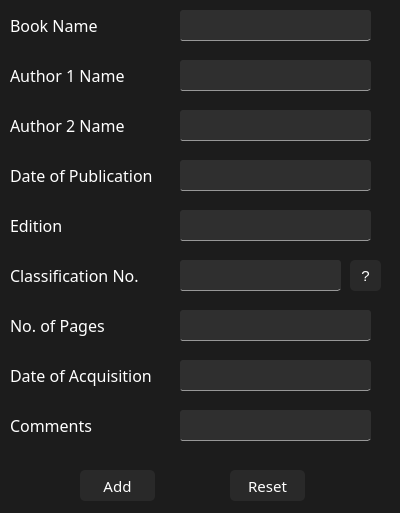
<?xml version="1.0" encoding="UTF-8"?>
<ui version="4.0">
 <class>AddBook</class>
 <widget class="QDialog" name="AddBook">
  <property name="windowModality">
   <enum>Qt::WindowModal</enum>
  </property>
  <property name="geometry">
   <rect>
    <x>0</x>
    <y>0</y>
    <width>400</width>
    <height>513</height>
   </rect>
  </property>
  <property name="sizePolicy">
   <sizepolicy hsizetype="Preferred" vsizetype="Preferred">
    <horstretch>0</horstretch>
    <verstretch>0</verstretch>
   </sizepolicy>
  </property>
  <property name="minimumSize">
   <size>
    <width>400</width>
    <height>421</height>
   </size>
  </property>
  <property name="maximumSize">
   <size>
    <width>400</width>
    <height>600</height>
   </size>
  </property>
  <property name="windowTitle">
   <string>Add Book</string>
  </property>
  <property name="styleSheet">
   <string notr="true">QWidget{
	background-color: #1C1C1C;
}

QLineEdit{
	background-color: #2F2F2F;
	border-radius: 3px;
	color: white;
	border-bottom: 1px;
	border-style: solid;
	border-color: #979797;
}

QLineEdit:focus{
	border-color: #60CDFF;
}

QPushButton
{
    color: white;
    font-size: 15px;
    background-color: #292929;
    border-radius: 5px;
    font-family: &quot;Noto Sans&quot;
}

QPushButton::hover{ 
    background-color: #2F2F2F;
}

QPushButton:pressed{
    border-width: 1px;
    border-style: solid;
	border-color: white;
}

QLabel
{
    color: white;
	font-size: 16px;
    font-family: &quot;Noto Sans&quot;;l
    border-radius: 5px;
}
</string>
  </property>
  <property name="inputMethodHints">
   <set>Qt::ImhExclusiveInputMask</set>
  </property>
  <widget class="QPushButton" name="btnAdd">
   <property name="geometry">
    <rect>
     <x>80</x>
     <y>470</y>
     <width>75</width>
     <height>31</height>
    </rect>
   </property>
   <property name="font">
    <font>
     <family>Noto Sans</family>
     <pointsize>-1</pointsize>
    </font>
   </property>
   <property name="styleSheet">
    <string notr="true"/>
   </property>
   <property name="text">
    <string>Add</string>
   </property>
  </widget>
  <widget class="QLabel" name="BookName">
   <property name="geometry">
    <rect>
     <x>10</x>
     <y>10</y>
     <width>131</width>
     <height>31</height>
    </rect>
   </property>
   <property name="font">
    <font>
     <family>Noto Sans</family>
     <pointsize>-1</pointsize>
    </font>
   </property>
   <property name="styleSheet">
    <string notr="true"/>
   </property>
   <property name="text">
    <string>Book Name</string>
   </property>
  </widget>
  <widget class="QLineEdit" name="txtBookName">
   <property name="geometry">
    <rect>
     <x>180</x>
     <y>10</y>
     <width>191</width>
     <height>31</height>
    </rect>
   </property>
   <property name="font">
    <font>
     <pointsize>11</pointsize>
    </font>
   </property>
   <property name="styleSheet">
    <string notr="true"/>
   </property>
   <property name="text">
    <string/>
   </property>
  </widget>
  <widget class="QLineEdit" name="txtAuthor1Name">
   <property name="geometry">
    <rect>
     <x>180</x>
     <y>60</y>
     <width>191</width>
     <height>31</height>
    </rect>
   </property>
   <property name="font">
    <font>
     <pointsize>11</pointsize>
    </font>
   </property>
   <property name="styleSheet">
    <string notr="true"/>
   </property>
   <property name="text">
    <string/>
   </property>
  </widget>
  <widget class="QLabel" name="Author1Name">
   <property name="geometry">
    <rect>
     <x>10</x>
     <y>60</y>
     <width>141</width>
     <height>31</height>
    </rect>
   </property>
   <property name="font">
    <font>
     <family>Noto Sans</family>
     <pointsize>-1</pointsize>
    </font>
   </property>
   <property name="styleSheet">
    <string notr="true"/>
   </property>
   <property name="text">
    <string>Author 1 Name</string>
   </property>
  </widget>
  <widget class="QLabel" name="DOP">
   <property name="geometry">
    <rect>
     <x>10</x>
     <y>160</y>
     <width>165</width>
     <height>31</height>
    </rect>
   </property>
   <property name="font">
    <font>
     <family>Noto Sans</family>
     <pointsize>-1</pointsize>
    </font>
   </property>
   <property name="styleSheet">
    <string notr="true"/>
   </property>
   <property name="text">
    <string>Date of Publication</string>
   </property>
  </widget>
  <widget class="QLineEdit" name="txtEdition">
   <property name="geometry">
    <rect>
     <x>180</x>
     <y>210</y>
     <width>191</width>
     <height>31</height>
    </rect>
   </property>
   <property name="font">
    <font>
     <pointsize>11</pointsize>
    </font>
   </property>
   <property name="styleSheet">
    <string notr="true"/>
   </property>
   <property name="text">
    <string/>
   </property>
  </widget>
  <widget class="QLabel" name="Edition">
   <property name="geometry">
    <rect>
     <x>10</x>
     <y>210</y>
     <width>165</width>
     <height>31</height>
    </rect>
   </property>
   <property name="font">
    <font>
     <family>Noto Sans</family>
     <pointsize>-1</pointsize>
    </font>
   </property>
   <property name="styleSheet">
    <string notr="true"/>
   </property>
   <property name="text">
    <string>Edition</string>
   </property>
  </widget>
  <widget class="QLineEdit" name="txtClassificationNo">
   <property name="geometry">
    <rect>
     <x>180</x>
     <y>260</y>
     <width>161</width>
     <height>31</height>
    </rect>
   </property>
   <property name="font">
    <font>
     <pointsize>11</pointsize>
    </font>
   </property>
   <property name="styleSheet">
    <string notr="true"/>
   </property>
   <property name="text">
    <string/>
   </property>
  </widget>
  <widget class="QLabel" name="ClassificationNo">
   <property name="geometry">
    <rect>
     <x>10</x>
     <y>260</y>
     <width>165</width>
     <height>31</height>
    </rect>
   </property>
   <property name="font">
    <font>
     <family>Noto Sans</family>
     <pointsize>-1</pointsize>
    </font>
   </property>
   <property name="styleSheet">
    <string notr="true"/>
   </property>
   <property name="text">
    <string>Classification No.</string>
   </property>
  </widget>
  <widget class="QLineEdit" name="txtPages">
   <property name="geometry">
    <rect>
     <x>180</x>
     <y>310</y>
     <width>191</width>
     <height>31</height>
    </rect>
   </property>
   <property name="font">
    <font>
     <pointsize>11</pointsize>
    </font>
   </property>
   <property name="styleSheet">
    <string notr="true"/>
   </property>
   <property name="text">
    <string/>
   </property>
  </widget>
  <widget class="QLabel" name="Pages">
   <property name="geometry">
    <rect>
     <x>10</x>
     <y>310</y>
     <width>165</width>
     <height>31</height>
    </rect>
   </property>
   <property name="font">
    <font>
     <family>Noto Sans</family>
     <pointsize>-1</pointsize>
    </font>
   </property>
   <property name="styleSheet">
    <string notr="true"/>
   </property>
   <property name="text">
    <string>No. of Pages</string>
   </property>
  </widget>
  <widget class="QLineEdit" name="txtAuthor2Name">
   <property name="geometry">
    <rect>
     <x>180</x>
     <y>110</y>
     <width>191</width>
     <height>31</height>
    </rect>
   </property>
   <property name="font">
    <font>
     <pointsize>11</pointsize>
    </font>
   </property>
   <property name="styleSheet">
    <string notr="true"/>
   </property>
   <property name="text">
    <string/>
   </property>
  </widget>
  <widget class="QLabel" name="Author2Name">
   <property name="geometry">
    <rect>
     <x>10</x>
     <y>110</y>
     <width>165</width>
     <height>31</height>
    </rect>
   </property>
   <property name="font">
    <font>
     <family>Noto Sans</family>
     <pointsize>-1</pointsize>
    </font>
   </property>
   <property name="styleSheet">
    <string notr="true"/>
   </property>
   <property name="text">
    <string>Author 2 Name</string>
   </property>
  </widget>
  <widget class="QLabel" name="ReferenceNo">
   <property name="geometry">
    <rect>
     <x>10</x>
     <y>360</y>
     <width>165</width>
     <height>31</height>
    </rect>
   </property>
   <property name="font">
    <font>
     <family>Noto Sans</family>
     <pointsize>-1</pointsize>
    </font>
   </property>
   <property name="styleSheet">
    <string notr="true"/>
   </property>
   <property name="text">
    <string>Date of Acquisition</string>
   </property>
  </widget>
  <widget class="QLineEdit" name="txtDateOfAcquisition">
   <property name="geometry">
    <rect>
     <x>180</x>
     <y>360</y>
     <width>191</width>
     <height>31</height>
    </rect>
   </property>
   <property name="font">
    <font>
     <pointsize>11</pointsize>
    </font>
   </property>
   <property name="styleSheet">
    <string notr="true"/>
   </property>
   <property name="text">
    <string/>
   </property>
  </widget>
  <widget class="QLabel" name="Comments">
   <property name="geometry">
    <rect>
     <x>10</x>
     <y>410</y>
     <width>165</width>
     <height>31</height>
    </rect>
   </property>
   <property name="font">
    <font>
     <family>Noto Sans</family>
     <pointsize>-1</pointsize>
    </font>
   </property>
   <property name="styleSheet">
    <string notr="true"/>
   </property>
   <property name="text">
    <string>Comments</string>
   </property>
  </widget>
  <widget class="QLineEdit" name="txtComments">
   <property name="geometry">
    <rect>
     <x>180</x>
     <y>410</y>
     <width>191</width>
     <height>31</height>
    </rect>
   </property>
   <property name="font">
    <font>
     <pointsize>11</pointsize>
    </font>
   </property>
   <property name="styleSheet">
    <string notr="true"/>
   </property>
   <property name="text">
    <string/>
   </property>
  </widget>
  <widget class="QLineEdit" name="txtDOP">
   <property name="geometry">
    <rect>
     <x>180</x>
     <y>160</y>
     <width>191</width>
     <height>31</height>
    </rect>
   </property>
   <property name="font">
    <font>
     <pointsize>11</pointsize>
    </font>
   </property>
   <property name="styleSheet">
    <string notr="true"/>
   </property>
   <property name="text">
    <string/>
   </property>
  </widget>
  <widget class="QPushButton" name="btnReset">
   <property name="geometry">
    <rect>
     <x>230</x>
     <y>470</y>
     <width>75</width>
     <height>31</height>
    </rect>
   </property>
   <property name="font">
    <font>
     <family>Noto Sans</family>
     <pointsize>-1</pointsize>
    </font>
   </property>
   <property name="styleSheet">
    <string notr="true"/>
   </property>
   <property name="text">
    <string>Reset</string>
   </property>
  </widget>
  <widget class="QPushButton" name="classificationNoButton">
   <property name="geometry">
    <rect>
     <x>350</x>
     <y>260</y>
     <width>31</width>
     <height>31</height>
    </rect>
   </property>
   <property name="styleSheet">
    <string notr="true">QPushButton
{
    color: white;
    font-size: 15px;
    background-color: #292929;
    border-radius: 5px;
}

QPushButton::hover{ 
    background-color: #2F2F2F;
}

QPushButton:pressed{
    border-width: 1px;
    border-style: solid;
	border-color: white;
}</string>
   </property>
   <property name="text">
    <string>?</string>
   </property>
  </widget>
 </widget>
 <resources/>
 <connections/>
</ui>
